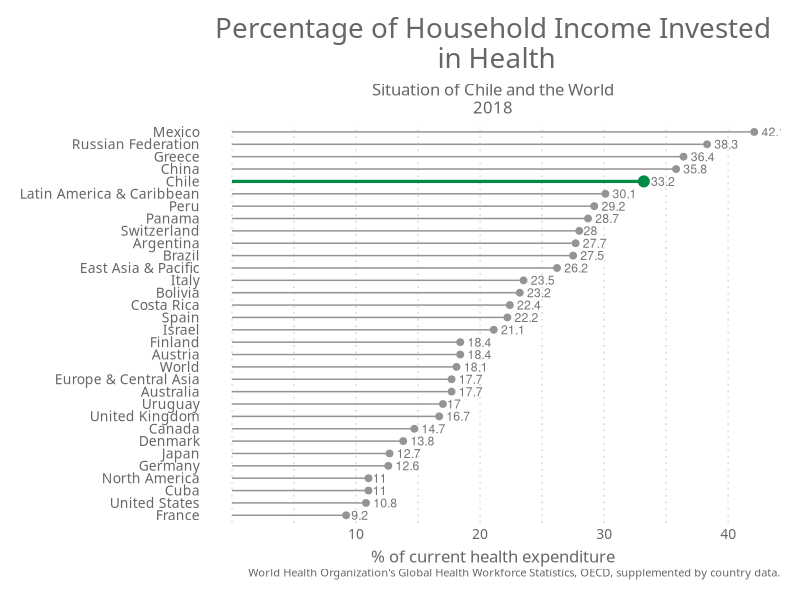

Here is the R script that generated this plot:
## ---- chunk 1

knitr::opts_chunk$set(echo = TRUE)

## ---- chunk 2

#### Library ----
library(readxl)
library(dplyr)
library(tidyverse)

## ---- chunk 3

#### Theme ----
theme_elegante <- function(base_size = 10,
                           base_family = "Raleway"
)
{
  color.background = "#FFFFFF" # Chart Background
  color.grid.major = "#D9D9D9" # Chart Gridlines
  color.axis.text = "#666666" # 
  color.axis.title = "#666666" # 
  color.title = "#666666"
  color.subtitle = "#666666"
  strip.background.color = '#9999CC'
  
  ret <-
    theme_bw(base_size=base_size) +
    
    # Set the entire chart region to a light gray color
    theme(panel.background=element_rect(fill=color.background, color=color.background)) +
    theme(plot.background=element_rect(fill=color.background, color=color.background)) +
    theme(panel.border=element_rect(color=color.background)) +
    
    # Format the grid
    theme(panel.grid.major=element_line(color=color.grid.major,size=.55, linetype="dotted")) +
    theme(panel.grid.minor=element_line(color=color.grid.major,size=.55, linetype="dotted")) +
    theme(axis.ticks=element_blank()) +
    
    # Format the legend, but hide by default
    theme(legend.position="none") +
    theme(legend.background = element_rect(fill=color.background)) +
    theme(legend.text = element_text(size=base_size-3,color=color.axis.title, family = base_family)) +
    
    theme(strip.text.x = element_text(size=base_size,color=color.background, family = base_family)) +
    theme(strip.text.y = element_text(size=base_size,color=color.background, family = base_family)) +
    #theme(strip.background = element_rect(fill=strip.background.color, linetype="blank")) +
    theme(strip.background = element_rect(fill = "grey70", colour = NA)) +
    # theme(panel.border= element_rect(fill = NA, colour = "grey70", size = rel(1)))+
    # Set title and axis labels, and format these and tick marks
    theme(plot.title=element_text(color=color.title, 
                                  size=20, 
                                  vjust=1.25, 
                                  family=base_family, 
                                  hjust = 0.5
    )) +
    
    theme(plot.subtitle=element_text(color=color.subtitle, size=base_size+2, family = base_family,  hjust = 0.5))  +
    
    theme(axis.text.x=element_text(size=base_size,color=color.axis.text, family = base_family)) +
    theme(axis.text.y=element_text(size=base_size,color=color.axis.text, family = base_family)) +
    theme(text=element_text(size=base_size, color=color.axis.text, family = base_family)) +
    
    theme(axis.title.x=element_text(size=base_size+2,color=color.axis.title, vjust=0, family = base_family)) +
    theme(axis.title.y=element_text(size=base_size+2,color=color.axis.title, vjust=1.25, family = base_family)) +
    theme(plot.caption=element_text(size=base_size-2,color=color.axis.title, vjust=1.25, family = base_family)) +
    
    # Legend  
    theme(legend.text=element_text(size=base_size,color=color.axis.text, family = base_family)) +
    theme(legend.title=element_text(size=base_size,color=color.axis.text, family = base_family)) +
    theme(legend.key=element_rect(colour = color.background, fill = color.background)) +
    theme(legend.position="bottom", 
          legend.box = "horizontal", 
          legend.title = element_blank(),
          legend.key.width = unit(.75, "cm"),
          legend.key.height = unit(.75, "cm"),
          legend.spacing.x = unit(.25, 'cm'),
          legend.spacing.y = unit(.25, 'cm'),
          legend.margin = margin(t=0, r=0, b=0, l=0, unit="cm")) +
    
    # Plot margins
    theme(plot.margin = unit(c(.5, .5, .5, .5), "cm"))
  
  ret
}

## ---- chunk 4

#### General Data ----

Health <- read_excel("Health_2.xlsx")

## ---- chunk 5

# Out of pocket Data

Health_Out <- Health %>%
  select(Country, `Out of pocket%ofcurrent2018`) %>%
  filter(`Out of pocket%ofcurrent2018`!= "..", Country %in%
           c("Cuba", "Greece", "Austria", "Uruguay", "Israel",
             "Switzerland", "Germany", "Argentina", "Italy", "Denmark", "Russian Federation",
             "Spain", "Finland", "Australia", "Europe & Central Asia", "France", "Costa Rica", "United Kingdom", "Canada",
             "Chile", "United States", "North America", "Japan", "Mexico",
             "Latin America & Caribbean", "Brazil", "China", "East Asia & Pacific",
             "Bolivia", "Panama", "World", "Peru")) %>%
  arrange(`Out of pocket%ofcurrent2018`) # Reorder the data

Health_Out$`Out of pocket%ofcurrent2018` <- as.numeric(as.character(Health_Out$`Out of pocket%ofcurrent2018`)) #Transform column character to numeric

# Out of pocket Graphic

Health_Out %>%
  mutate(Country = fct_reorder(Country, `Out of pocket%ofcurrent2018`)) %>%
  ggplot(aes(x = Country, y = `Out of pocket%ofcurrent2018`)) +
  geom_segment(aes(x = Country, xend = Country, y = 0, yend = `Out of pocket%ofcurrent2018`), color = ifelse(Health_Out$Country %in% c("Chile"), "springgreen4", "gray58"), size = ifelse(Health_Out$Country %in% c("Chile"), 1.1, 0.5)) +
  geom_point(color = ifelse(Health_Out$Country %in% c("Chile"), "springgreen4", "gray58"), size = ifelse(Health_Out$Country %in% c("Chile"), 3.4, 2)) +
  coord_flip() +
  theme_elegante() +
  ylab("% of current health expenditure") +
  labs(title = paste("Percentage of Household Income Invested\n", "in Health"), 
       caption = "World Health Organization's Global Health Workforce Statistics, OECD, supplemented by country data.",
       subtitle = paste0("Situation of Chile and the World\n", "2018" )) +
  geom_text(aes(label = Health_Out$`Out of pocket%ofcurrent2018`), hjust = -.3, nudge_x = 0, color = "gray46", size = 3.1) +
  theme(panel.grid.major.y = element_blank(), panel.border = element_blank(), axis.ticks.y = element_blank()) +
  theme(axis.title.y=element_blank(),
        legend.position = "none") +
  scale_y_continuous(breaks = c(10, 20, 30, 40, 50, 60, 70))
